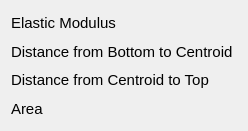
    <widget class="QWidget" name="layoutWidget_5">
     <property name="geometry">
      <rect>
       <x>10</x>
       <y>50</y>
       <width>231</width>
       <height>131</height>
      </rect>
     </property>
     <layout class="QVBoxLayout" name="verticalLayout_9">
      <item>
       <widget class="QLabel" name="elasticmoduluslabel">
        <property name="font">
         <font>
          <pointsize>11</pointsize>
         </font>
        </property>
        <property name="text">
         <string>Elastic Modulus</string>
        </property>
       </widget>
      </item>
      <item>
       <widget class="QLabel" name="bottomtocentroidlabel">
        <property name="font">
         <font>
          <pointsize>11</pointsize>
         </font>
        </property>
        <property name="text">
         <string>Distance from Bottom to Centroid </string>
        </property>
        <property name="wordWrap">
         <bool>false</bool>
        </property>
       </widget>
      </item>
      <item>
       <widget class="QLabel" name="toptocentroidlabel">
        <property name="font">
         <font>
          <pointsize>11</pointsize>
         </font>
        </property>
        <property name="text">
         <string>Distance from Centroid to Top</string>
        </property>
        <property name="wordWrap">
         <bool>false</bool>
        </property>
       </widget>
      </item>
      <item>
       <widget class="QLabel" name="arealabel">
        <property name="font">
         <font>
          <pointsize>11</pointsize>
         </font>
        </property>
        <property name="text">
         <string>Area</string>
        </property>
        <property name="wordWrap">
         <bool>false</bool>
        </property>
       </widget>
      </item>
     </layout>
    </widget>
